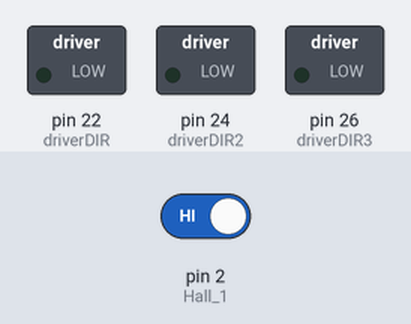
A program run on a simulated Arduino Mega 2560, built with avr-gcc and run on an emulated ATmega2560. Shown: switched loads named in the program (green lamp = pin HIGH). Inputs (shaded band) come from the test bench; at power-on: pin 2 (Hall_1) HIGH. Pins used as bus, display or sensor lines are not drawn; what the program prints to the serial monitor is not drawn.

Above: at 0.1 s.
At 2.2 s:
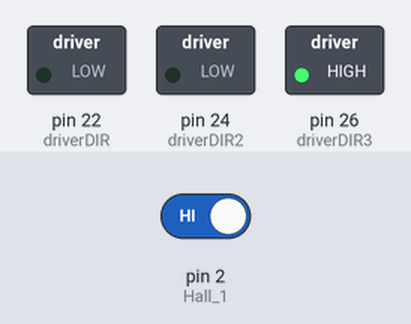
2.3 s: pin 2 (Hall_1) driven LOW
Timing chart, 0 to 5.3 s (numbered marks = the images above; inputs shaded):
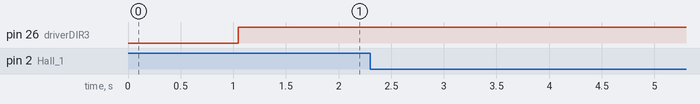

The program:

main.cpp
```cpp
#include <Arduino.h>
// DIR-Pins
const int driverDIR = 22;
const int driverDIR2 = 24;
const int driverDIR3 = 26;
// reference direction
bool setdir = LOW;

// Things sent by the Pi
int fromPi = 0;

// Array for the step-counters
int counterArr[] = {0,0,0};
// Acceleration in an Array so I dont have to recalculate everytime and thereby slow everything down
int counterAccel[] = {0,0,0};

// For the STEP-Pins
const int mtrPinArr[] = {23,25,27};

// Only change steps, and the velocity of the main joint
// The velocitys of the other joints are set to failsafe my calculations later on
//int mtrSteps[] = {6400, 12800};
float mtrSteps[] = {6400, 10000};
float mtrVel[] = {500,1000};

// multiplier to calculate velocity's of every joint
float multipl = mtrSteps[1]/mtrSteps[0];

// To use the Timer
unsigned long prevTimeArr[] = {0,0,0};

// Hall-sensors used as homing-sensors are attached to be used as interrupts
#define Hall_1 2
//volatile boolean sens1 = false;

// Sensors
volatile boolean sens[] = {false,false,false};

// Size of the acceleration, here it takes 3000 steps to go from 1500 to 100
unsigned int accelArray[3000];

// Array for interruot of homing-sensor 1
void nullAchse1(){
//  setdir = !setdir;
  Serial.println("stop");
  sens[0] = true;
}

// State-machine, to insure the completion of the movement before continuing with the main-loop
bool velocityHold(int mtr, unsigned long currentTime, int steps, unsigned long vel){
  // when all the steps are done, true gets returned
  // or when the homing-sensor of the motor registers as true
  if(counterArr[mtr] >= steps || sens[mtr]){
    return true;
  }
  // otherwise steps are done
  else{
//    if(currentTime - prevTimeArr[mtr] >= vel){
    // steps via timer
    if(currentTime - prevTimeArr[mtr] >= accelArray[counterAccel[mtr]]){
      digitalWrite(mtrPinArr[mtr], HIGH);
      digitalWrite(mtrPinArr[mtr], LOW);
      prevTimeArr[mtr] = currentTime;
      counterArr[mtr] += 1;
//      if(counterAccel[mtr] <= 2998){
//        counterAccel[mtr] += 1;
//      }
      // acceleration and afterwards keeping the set speed
      if(accelArray[counterAccel[mtr]] >= vel){
        counterAccel[mtr] += 1;
      }
    }
    return false;
  }
}

void setup() {
  pinMode(driverDIR,OUTPUT);
  pinMode(driverDIR2,OUTPUT);
  pinMode(driverDIR3,OUTPUT);

  for(int i=0; i<3; i++){
    pinMode(mtrPinArr[i], OUTPUT);
  }

  pinMode(Hall_1,INPUT);

  attachInterrupt(digitalPinToInterrupt(Hall_1), nullAchse1, FALLING);

  Serial.begin(9600);
//  Serial.println(multipl);

  // Acceleration via formula from maths-website
  for(int i = 0; i < 3000; i++){
    accelArray[i] = 0.00000000000000000009*pow(i-5000,6)+100;
  }

  // the speed of every joint is adapted to the first joint
  if(multipl>1){
    mtrVel[1] = mtrVel[0] / multipl - 50;
  }
  else if(multipl<1){
    mtrVel[1] = mtrVel[0] / multipl + 50;
  }
  else{
    mtrVel[1] = mtrVel[0] / multipl;
  }
  // currently accelerating to only 100, so the delay cant be lower than that
  if(mtrVel[1]<100){
    mtrVel[1] = 100;
    mtrVel[0] = mtrVel[1] * multipl;
  }
}

void loop() {
  // directions in the way the motors spin to find their homing-sensor
  digitalWrite(driverDIR,setdir);
  digitalWrite(driverDIR2,setdir);
  digitalWrite(driverDIR3,!setdir);

  // get current time for later usage
  unsigned long currentTime = micros();

  // state-machine is getting called
  bool mtr1done = velocityHold(0, currentTime, mtrSteps[0], mtrVel[0]);
  bool mtr2done = velocityHold(1, currentTime, mtrSteps[1], mtrVel[1]);
  bool mtr3done = velocityHold(2, currentTime, mtrSteps[1], mtrVel[1]);

  // after the movement every counter has to be reset and I added an extra delay of 2 seconds here
  if(mtr1done && mtr2done && mtr3done){
    counterArr[0] = 0;
    counterArr[1] = 0;
    counterArr[2] = 0;
    counterAccel[0] = 0;
    counterAccel[1] = 0;
    counterAccel[2] = 0;
    if(Serial.available() > 0){
      fromPi = Serial.read();
      Serial.println("received: ");
      Serial.println(fromPi, DEC);
    }
    delay(2000);
  }
}
```

Measured:
- after the input at 2.3 s, every drawn part: stays the same
